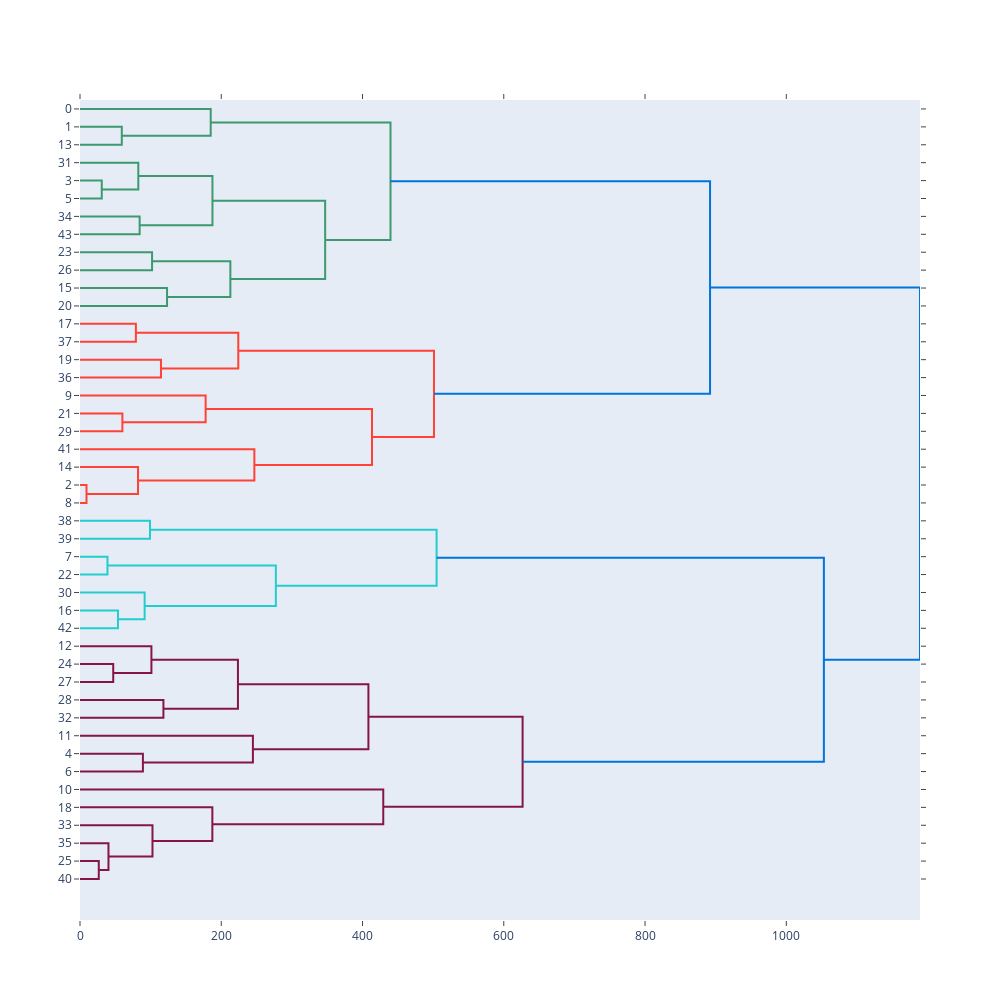

Here is the notebook cell this chart was saved with:
### Code cell
# Импортируем необходимые модули:
import math
import random
import numpy as np
from matplotlib import pyplot as plt
import plotly.figure_factory as ff

# Создаём случайный датасет для последующего анализа:
dataset = []

for i in range(random.randint(10,100)):
    point = (random.randint(0,1001),random.randint(0,1001))
    dataset.append(point)

# Здесь мы определяем расстояние между ОБЪЕКТАМИ:

#Евклидовое расстояние
def euclid_distance(p1, p2):
    return math.sqrt((p1[0]-p2[0])**2 + (p1[1]-p2[1])**2)

def modul_distance(p1, p2):
    return (abs(p1[0]-p2[0]) + abs(p1[1]-p2[1]))

#Далее мы определяем уже расстояние между КЛАСТЕРАМИ:

#dist_min
def dist_min(Ci, Cj):
    return min(modul_distance(i, j) for i in Ci for j in Cj)
#dist_max
def dist_max(Ci, Cj):
    return max(modul_distance(i, j) for i in Ci for j in Cj)
#dist_avg
def dist_avg(Ci, Cj):
    return sum(euclid_distance(i, j) for i in Ci for j in Cj)/(len(Ci)*len(Cj))


def find_Min(M):
    min = 1000
    x = 0; y = 0
    for i in range(len(M)):
        for j in range(len(M[i])):
            if i != j and M[i][j] < min:
                min = M[i][j];x = i; y = j
    return (x, y, min)

# Основной алгоритм вычислений:
def AGNES(dataset, dist, k):
    C = [];M = []
    for i in dataset:
        Ci = []
        Ci.append(i)
        C.append(Ci)
    for i in C:
        Mi = []
        for j in C:
            Mi.append(dist(i, j))
        M.append(Mi)
    q = len(dataset)
    while q > k:
        x, y, min = find_Min(M)
        C[x].extend(C[y])
        C.remove(C[y])
        M = []
        for i in C:
            Mi = []
            for j in C:
                Mi.append(dist(i, j))
            M.append(Mi)
        q -= 1
    return C


# Визуализация
def draw(C):
    for i in range(len(C)):
        x = []    
        y = []    
        for j in range(len(C[i])):
            x.append(C[i][j][0])
            y.append(C[i][j][1])
        colors = ['r', 'y', 'g', 'b', 'c', 'k', 'm']
        plt.scatter(x, y, marker='o', color=colors[i%len(colors)], label=i)
    plt.show()
    
# for i in range(len(dataset)):
#     result = AGNES(dataset, dist_avg, len(dataset) - (i+1))
#     draw(result)

for i in range(7):
    result = AGNES(dataset, dist_avg, 7 - i)
    draw(result)
    plt.savefig(f"{i+1}")
print(dataset)

np_dataset = np.array(dataset)
fig = ff.create_dendrogram(np_dataset, orientation='left')
fig.update_layout(width=1000, height=1000)
fig.show()

### Figure 1 — Plotly figure (JSON) as saved in the notebook; plotly's stock layout.template omitted (floating-point values rounded to 4 significant figures)
{"data": [{"hoverinfo": "text", "marker": {"color": "rgb(61,153,112)"}, "mode": "lines", "type": "scatter", "x": [0, 59.17, 59.17, 0], "xaxis": "x", "y": [-15, -15, -25, -25], "yaxis": "y"}, {"hoverinfo": "text", "marker": {"color": "rgb(61,153,112)"}, "mode": "lines", "type": "scatter", "x": [0, 185.0, 185.0, 59.17], "xaxis": "x", "y": [-5, -5, -20, -20], "yaxis": "y"}, {"hoverinfo": "text", "marker": {"color": "rgb(61,153,112)"}, "mode": "lines", "type": "scatter", "x": [0, 30.81, 30.81, 0], "xaxis": "x", "y": [-45, -45, -55, -55], "yaxis": "y"}, {"hoverinfo": "text", "marker": {"color": "rgb(61,153,112)"}, "mode": "lines", "type": "scatter", "x": [0, 82.54, 82.54, 30.81], "xaxis": "x", "y": [-35, -35, -50, -50], "yaxis": "y"}, {"hoverinfo": "text", "marker": {"color": "rgb(61,153,112)"}, "mode": "lines", "type": "scatter", "x": [0, 84.43, 84.43, 0], "xaxis": "x", "y": [-65, -65, -75, -75], "yaxis": "y"}, {"hoverinfo": "text", "marker": {"color": "rgb(61,153,112)"}, "mode": "lines", "type": "scatter", "x": [82.54, 187.5, 187.5, 84.43], "xaxis": "x", "y": [-42.5, -42.5, -70, -70], "yaxis": "y"}, {"hoverinfo": "text", "marker": {"color": "rgb(61,153,112)"}, "mode": "lines", "type": "scatter", "x": [0, 102.0, 102.0, 0], "xaxis": "x", "y": [-85, -85, -95, -95], "yaxis": "y"}, {"hoverinfo": "text", "marker": {"color": "rgb(61,153,112)"}, "mode": "lines", "type": "scatter", "x": [0, 123.2, 123.2, 0], "xaxis": "x", "y": [-105, -105, -115, -115], "yaxis": "y"}, {"hoverinfo": "text", "marker": {"color": "rgb(61,153,112)"}, "mode": "lines", "type": "scatter", "x": [102.0, 212.9, 212.9, 123.2], "xaxis": "x", "y": [-90, -90, -110, -110], "yaxis": "y"}, {"hoverinfo": "text", "marker": {"color": "rgb(61,153,112)"}, "mode": "lines", "type": "scatter", "x": [187.5, 347.1, 347.1, 212.9], "xaxis": "x", "y": [-56.25, -56.25, -100, -100], "yaxis": "y"}, {"hoverinfo": "text", "marker": {"color": "rgb(61,153,112)"}, "mode": "lines", "type": "scatter", "x": [185.0, 439.6, 439.6, 347.1], "xaxis": "x", "y": [-12.5, -12.5, -78.12, -78.12], "yaxis": "y"}, {"hoverinfo": "text", "marker": {"color": "rgb(255,65,54)"}, "mode": "lines", "type": "scatter", "x": [0, 79.12, 79.12, 0], "xaxis": "x", "y": [-125, -125, -135, -135], "yaxis": "y"}, {"hoverinfo": "text", "marker": {"color": "rgb(255,65,54)"}, "mode": "lines", "type": "scatter", "x": [0, 114.6, 114.6, 0], "xaxis": "x", "y": [-145, -145, -155, -155], "yaxis": "y"}, {"hoverinfo": "text", "marker": {"color": "rgb(255,65,54)"}, "mode": "lines", "type": "scatter", "x": [79.12, 224.1, 224.1, 114.6], "xaxis": "x", "y": [-130, -130, -150, -150], "yaxis": "y"}, {"hoverinfo": "text", "marker": {"color": "rgb(255,65,54)"}, "mode": "lines", "type": "scatter", "x": [0, 60, 60, 0], "xaxis": "x", "y": [-175, -175, -185, -185], "yaxis": "y"}, {"hoverinfo": "text", "marker": {"color": "rgb(255,65,54)"}, "mode": "lines", "type": "scatter", "x": [0, 177.9, 177.9, 60], "xaxis": "x", "y": [-165, -165, -180, -180], "yaxis": "y"}, {"hoverinfo": "text", "marker": {"color": "rgb(255,65,54)"}, "mode": "lines", "type": "scatter", "x": [0, 9.22, 9.22, 0], "xaxis": "x", "y": [-215, -215, -225, -225], "yaxis": "y"}, {"hoverinfo": "text", "marker": {"color": "rgb(255,65,54)"}, "mode": "lines", "type": "scatter", "x": [0, 82.15, 82.15, 9.22], "xaxis": "x", "y": [-205, -205, -220, -220], "yaxis": "y"}, {"hoverinfo": "text", "marker": {"color": "rgb(255,65,54)"}, "mode": "lines", "type": "scatter", "x": [0, 246.9, 246.9, 82.15], "xaxis": "x", "y": [-195, -195, -212.5, -212.5], "yaxis": "y"}, {"hoverinfo": "text", "marker": {"color": "rgb(255,65,54)"}, "mode": "lines", "type": "scatter", "x": [177.9, 413.4, 413.4, 246.9], "xaxis": "x", "y": [-172.5, -172.5, -203.8, -203.8], "yaxis": "y"}, {"hoverinfo": "text", "marker": {"color": "rgb(255,65,54)"}, "mode": "lines", "type": "scatter", "x": [224.1, 501.2, 501.2, 413.4], "xaxis": "x", "y": [-140, -140, -188.1, -188.1], "yaxis": "y"}, {"hoverinfo": "text", "marker": {"color": "rgb(0,116,217)"}, "mode": "lines", "type": "scatter", "x": [439.6, 892.0, 892.0, 501.2], "xaxis": "x", "y": [-45.31, -45.31, -164.1, -164.1], "yaxis": "y"}, {"hoverinfo": "text", "marker": {"color": "rgb(35,205,205)"}, "mode": "lines", "type": "scatter", "x": [0, 99.13, 99.13, 0], "xaxis": "x", "y": [-235, -235, -245, -245], "yaxis": "y"}, {"hoverinfo": "text", "marker": {"color": "rgb(35,205,205)"}, "mode": "lines", "type": "scatter", "x": [0, 38.9, 38.9, 0], "xaxis": "x", "y": [-255, -255, -265, -265], "yaxis": "y"}, {"hoverinfo": "text", "marker": {"color": "rgb(35,205,205)"}, "mode": "lines", "type": "scatter", "x": [0, 53.76, 53.76, 0], "xaxis": "x", "y": [-285, -285, -295, -295], "yaxis": "y"}, {"hoverinfo": "text", "marker": {"color": "rgb(35,205,205)"}, "mode": "lines", "type": "scatter", "x": [0, 91.53, 91.53, 53.76], "xaxis": "x", "y": [-275, -275, -290, -290], "yaxis": "y"}, {"hoverinfo": "text", "marker": {"color": "rgb(35,205,205)"}, "mode": "lines", "type": "scatter", "x": [38.9, 277.3, 277.3, 91.53], "xaxis": "x", "y": [-260, -260, -282.5, -282.5], "yaxis": "y"}, {"hoverinfo": "text", "marker": {"color": "rgb(35,205,205)"}, "mode": "lines", "type": "scatter", "x": [99.13, 504.9, 504.9, 277.3], "xaxis": "x", "y": [-240, -240, -271.2, -271.2], "yaxis": "y"}, {"hoverinfo": "text", "marker": {"color": "rgb(133,20,75)"}, "mode": "lines", "type": "scatter", "x": [0, 47.04, 47.04, 0], "xaxis": "x", "y": [-315, -315, -325, -325], "yaxis": "y"}, {"hoverinfo": "text", "marker": {"color": "rgb(133,20,75)"}, "mode": "lines", "type": "scatter", "x": [0, 101.1, 101.1, 47.04], "xaxis": "x", "y": [-305, -305, -320, -320], "yaxis": "y"}, {"hoverinfo": "text", "marker": {"color": "rgb(133,20,75)"}, "mode": "lines", "type": "scatter", "x": [0, 118.1, 118.1, 0], "xaxis": "x", "y": [-335, -335, -345, -345], "yaxis": "y"}, {"hoverinfo": "text", "marker": {"color": "rgb(133,20,75)"}, "mode": "lines", "type": "scatter", "x": [101.1, 223.6, 223.6, 118.1], "xaxis": "x", "y": [-312.5, -312.5, -340, -340], "yaxis": "y"}, {"hoverinfo": "text", "marker": {"color": "rgb(133,20,75)"}, "mode": "lines", "type": "scatter", "x": [0, 89.05, 89.05, 0], "xaxis": "x", "y": [-365, -365, -375, -375], "yaxis": "y"}, {"hoverinfo": "text", "marker": {"color": "rgb(133,20,75)"}, "mode": "lines", "type": "scatter", "x": [0, 244.8, 244.8, 89.05], "xaxis": "x", "y": [-355, -355, -370, -370], "yaxis": "y"}, {"hoverinfo": "text", "marker": {"color": "rgb(133,20,75)"}, "mode": "lines", "type": "scatter", "x": [223.6, 408.4, 408.4, 244.8], "xaxis": "x", "y": [-326.2, -326.2, -362.5, -362.5], "yaxis": "y"}, {"hoverinfo": "text", "marker": {"color": "rgb(133,20,75)"}, "mode": "lines", "type": "scatter", "x": [0, 26.57, 26.57, 0], "xaxis": "x", "y": [-425, -425, -435, -435], "yaxis": "y"}, {"hoverinfo": "text", "marker": {"color": "rgb(133,20,75)"}, "mode": "lines", "type": "scatter", "x": [0, 40.31, 40.31, 26.57], "xaxis": "x", "y": [-415, -415, -430, -430], "yaxis": "y"}, {"hoverinfo": "text", "marker": {"color": "rgb(133,20,75)"}, "mode": "lines", "type": "scatter", "x": [0, 102.6, 102.6, 40.31], "xaxis": "x", "y": [-405, -405, -422.5, -422.5], "yaxis": "y"}, {"hoverinfo": "text", "marker": {"color": "rgb(133,20,75)"}, "mode": "lines", "type": "scatter", "x": [0, 187.4, 187.4, 102.6], "xaxis": "x", "y": [-395, -395, -413.8, -413.8], "yaxis": "y"}, {"hoverinfo": "text", "marker": {"color": "rgb(133,20,75)"}, "mode": "lines", "type": "scatter", "x": [0, 429.4, 429.4, 187.4], "xaxis": "x", "y": [-385, -385, -404.4, -404.4], "yaxis": "y"}, {"hoverinfo": "text", "marker": {"color": "rgb(133,20,75)"}, "mode": "lines", "type": "scatter", "x": [408.4, 626.7, 626.7, 429.4], "xaxis": "x", "y": [-344.4, -344.4, -394.7, -394.7], "yaxis": "y"}, {"hoverinfo": "text", "marker": {"color": "rgb(0,116,217)"}, "mode": "lines", "type": "scatter", "x": [504.9, 1053.0, 1053.0, 626.7], "xaxis": "x", "y": [-255.6, -255.6, -369.5, -369.5], "yaxis": "y"}, {"hoverinfo": "text", "marker": {"color": "rgb(0,116,217)"}, "mode": "lines", "type": "scatter", "x": [892.0, 1189.0, 1189.0, 1053.0], "xaxis": "x", "y": [-104.7, -104.7, -312.6, -312.6], "yaxis": "y"}], "layout": {"autosize": false, "height": 1000, "hovermode": "closest", "showlegend": false, "width": 1000, "xaxis": {"mirror": "allticks", "rangemode": "tozero", "showgrid": false, "showline": true, "showticklabels": true, "ticks": "outside", "type": "linear", "zeroline": false}, "yaxis": {"mirror": "allticks", "rangemode": "tozero", "showgrid": false, "showline": true, "showticklabels": true, "tickmode": "array", "ticks": "outside", "ticktext": ["0", "1", "13", "31", "3", "5", "34", "43", "23", "26", "15", "20", "17", "37", "19", "36", "9", "21", "29", "41", "14", "2", "8", "38", "39", "7", "22", "30", "16", "42", "12", "24", "27", "28", "32", "11", "4", "6", "10", "18", "33", "35", "25", "40"], "tickvals": [-5, -15, -25, -35, -45, -55, -65, -75, -85, -95, -105, -115, -125, -135, -145, -155, -165, -175, -185, -195, -205, -215, -225, -235, -245, -255, -265, -275, -285, -295, -305, -315, -325, -335, -345, -355, -365, -375, -385, -395, -405, -415, -425, -435], "type": "linear", "zeroline": false}}}
